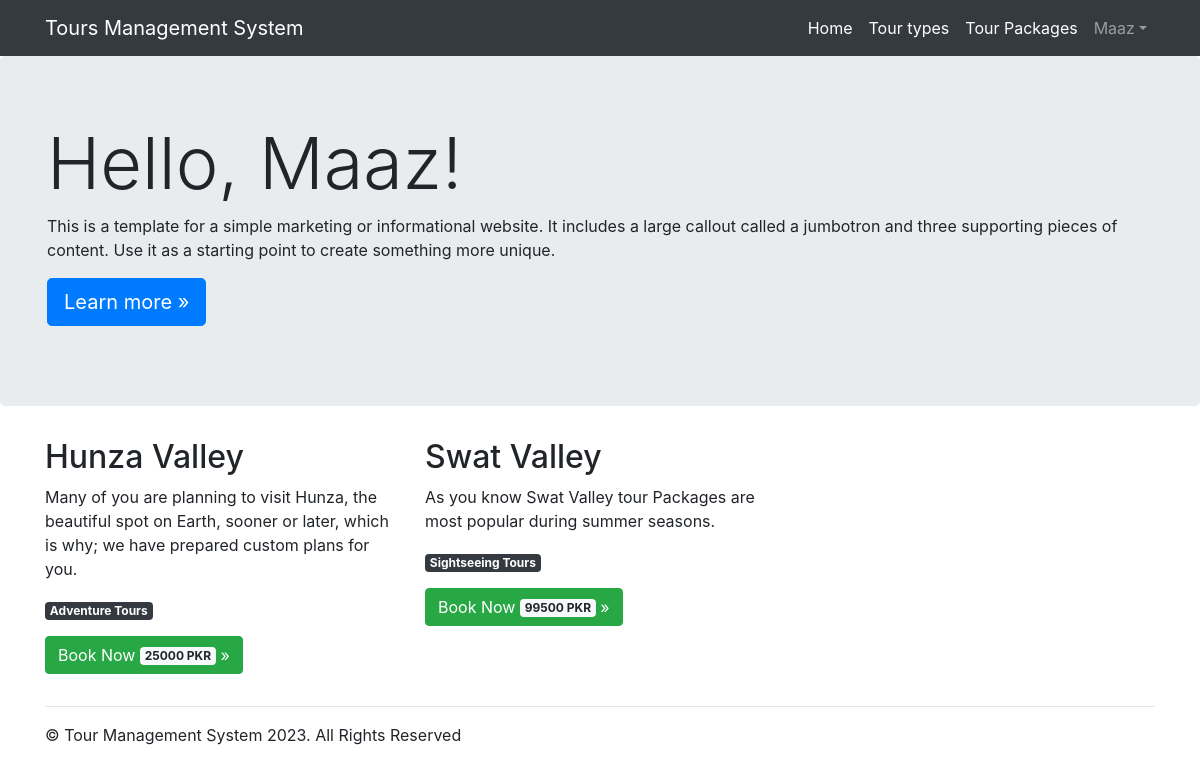
/index.php (signed in), run on the app's committed database.
### tables this page shows
CREATE TABLE `tour_packages` (
  `id` int NOT NULL,
  `name` varchar(255) NOT NULL,
  `description` varchar(255) NOT NULL,
  `price` int NOT NULL,
  `tour_type` int NOT NULL,
  `created_at` timestamp NOT NULL DEFAULT CURRENT_TIMESTAMP
);

CREATE TABLE `tour_types` (
  `id` int NOT NULL,
  `type` varchar(255) NOT NULL,
  `created_at` timestamp NOT NULL DEFAULT CURRENT_TIMESTAMP
);

### lib/Session.php (called while the page is built, shortened)
<?php
class Session{
    public static function get($key){
        if(isset($_SESSION[$key])){
            return $_SESSION[$key];
        }
        else{
            return false;
        }
    }
}
?>

### lib/TourPackage.php (called while the page is built, shortened)
<?php
include_once 'Session.php';
include_once 'Database.php';
class TourPackage{
    private $db;
    public function __construct(){
        $this->db = new Database();
    }
    public function showAllTourPackages()
    {
        $q = "SELECT `tour_packages`.*, `tour_types`.`type` FROM `tour_packages` JOIN `tour_types` ON `tour_packages`.`tour_type` = `tour_types`.`id` ORDER BY `id` ASC";
        $stmt = $this->db->con->query($q);
        $data = $stmt->fetch_all(MYSQLI_ASSOC);
        return $data;
    }
}
?>

### lib/Database.php (called while the page is built, shortened)
<?php
class Database{
    private $host = 'localhost';
    private $username = 'root';
    private $password = '';
    private $dbname = 'tours_db';
    public $con;
    public function __construct(){
        if(!isset($this->con)){
            try {
                $this->con = new mysqli($this->host, $this->username, $this->password, $this->dbname);
            } catch(Exception $e){
                throw new Exception($e->getMessage());
            }
        }
    }
}
?>

### index.php (the view, shortened to what this page needs)
<?php
    include 'inc/header.php';
    include 'lib/TourPackage.php';
 ?>
<?php
    $tour_pkg = new TourPackage();
    $pkgs = $tour_pkg->showAllTourPackages();
?>
<main role="main">
    <div class="jumbotron">
    <div class="container">
        <h1 class="display-3">Hello, <?php $name = Session::get('UNAME'); if(isset($name)){echo $name;}?>!</h1>
        <p>This is a template for a simple marketing or informational website. It includes a large callout called a jumbotron and three supporting pieces of content. Use it as a starting point to create something more unique.</p>
        <p><a class="btn btn-primary btn-lg" href="#" role="button">Learn more &raquo;</a></p>
    </div>
    </div>
    <div class="container">
    <div class="row">
        <?php
            if($pkgs){
                foreach($pkgs as $pkg){
                    ?>
                    <div class="col-md-4">
                        <h2><?=$pkg['name']?></h2>
                        <p><?=$pkg['description']?></p>
                        <p class="badge badge-dark"><?=$pkg['type']?></p>
                        <p><a class="btn btn-success" href="book_package.php?id=<?=$pkg['id']?>" role="button">Book Now <span class="badge badge-light"><?=$pkg['price'].' PKR'?></span> &raquo;</a></p>
                        </div>
                    <?php
                }
            }
        ?>
    </div>
    <hr>
    </div>
</main>
<?php include 'inc/footer.php'; ?>

### assets/css/style.css (style rules this page uses)
body { padding-top: 3.5rem; }

### data on the page
tour_packages: name "Hunza Valley", description "Many of you are planning to visit Hunza, the beautiful spot on Earth, sooner or later, which is why; we have prepared custom plans for you.", tour_types.type "Adventure Tours", price "25000"
tour_packages: name "Swat Valley", description "As you know Swat Valley tour Packages are most popular during summer seasons.", tour_types.type "Sightseeing Tours", price "99500"

### other printed values
$name "Maaz"
